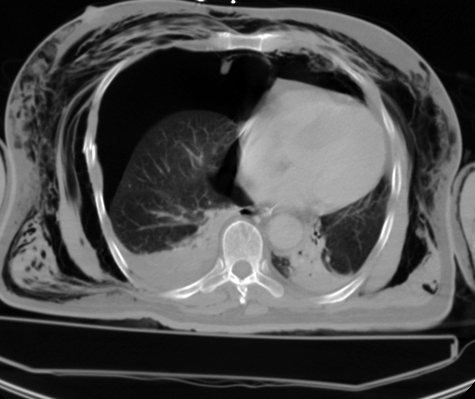
%> input picture sharpning tech/input_images/CT.jpg, 475 x 399 px; its folder holds only this picture in this run
$ octave unsharp_code2.m   (GNU Octave 9; MATLAB toolbox functions it lacks are replaced by stand-ins)
%> lines starting %> are read from the running program, lines starting %| are printed output that depends on the picture
clear all
close all
path_directory='C:\Users\shubham sharma\Desktop\sharpning tech\input_images\';
original_files=dir([path_directory '/*.jpg']);
ImageFolder='C:\Users\shubham sharma\Desktop\sharpning tech\unsharp_code2_output_images\';
%working Fine

for k=1:length(original_files)
    filename=[path_directory '/' original_files(k).name];
    I=imread(filename);
%> I is the input picture: size 399x475 uint8; min 0, max 255, mean 77.6
    figure;
    subplot(221)
    imshow(I)
    title('Original Image')

    %Gaussian Low pass Filter
    Lp=1/9*[1 1 1 ; 1 1 1; 1 1 1];

    I1=imfilter(I,Lp);
    subplot(222)
    imshow(I1)
    title('Image after Low Pass Filtering')

    % Edge Detection(High pass filtering)
    I2=I-I1;
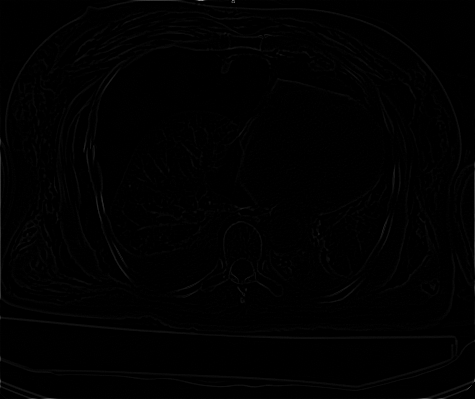
%> I2: size 399x475 uint8; min 0, max 143, mean 1.3
    subplot(223)
    imshow(I2)
    title('High pass filtering')

    % Unsharp masking
    lambda=3;
    I3=I+lambda*I2;
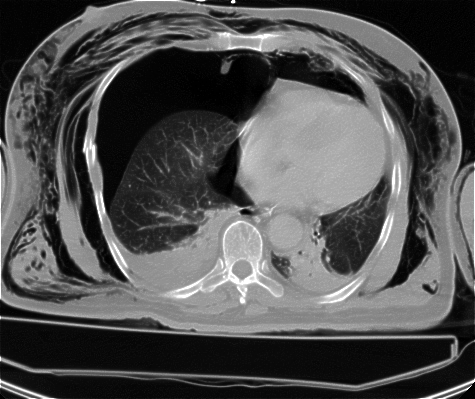
%> I3: size 399x475 uint8; min 0, max 255, mean 81.3

    subplot(224)
    imshow(I3)
    title('Unsharp Masking')

    figure;
    %figure(2)
    subplot(131)
    imshow(I)
    title('Original Image')

    %Laplacian
    L=[1 1 1;1 -8 1; 1 1 1  ];

    %Laplacian Edge Detection
    I4=imfilter(I,L);
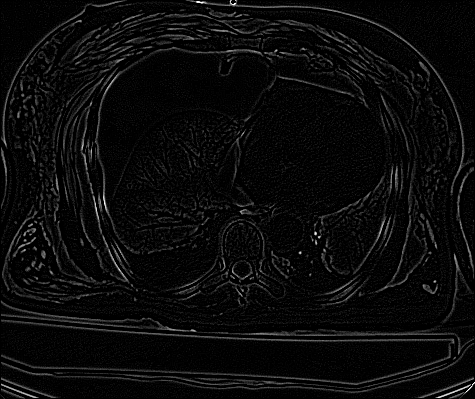
%> I4: size 399x475 uint8; min 0, max 255, mean 10.8
    subplot(132)
    imshow(I4)
    title('Laplacian Edge Detection')

    % Unsharp masking
    lambda=0.3;
    I5=I+lambda*I4;
    subplot(133)
    imshow(I5)
    title('Unsharp Masking')
    name=['folder' num2str(k)];%new folder name
    mkdir('C:\Users\shubham sharma\Desktop\sharpning tech\unsharp_code2_output_images',name);%create new folder
    for i=1:5


    baseFileName = sprintf('Image #%d.jpg', i);
%     ImageFolder='C:\Users\shubham sharma\Desktop\sharpning tech\unsharp_code2_output_images';

    fullFileName = fullfile(ImageFolder,name, baseFileName);
    if i==1
        imwrite(I1, fullFileName);
    elseif i==2
        imwrite(I2, fullFileName);
    elseif i==3
        imwrite(I3, fullFileName);
    elseif i==4
        imwrite(I4, fullFileName);
    elseif i==5
        imwrite(I5, fullFileName);
    end
    end


end;

$ run again, on sharpning tech/input_images/lionCrop.jpg
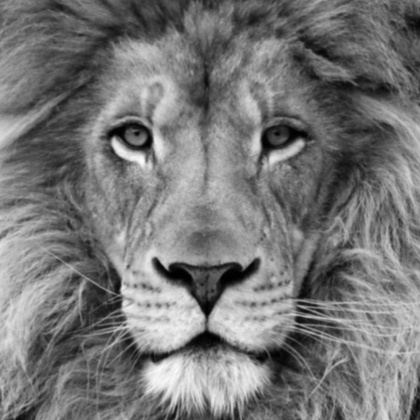
%> input picture sharpning tech/input_images/lionCrop.jpg, 420 x 420 px, shrunk from 601 x 601 before the run
%> I is the input picture: size 420x420x3 uint8; min 0, max 255, mean 118.4
%> `I2=I-I1;`:
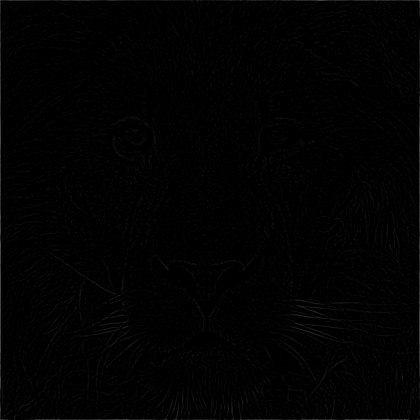
%> I2: size 420x420x3 uint8; min 0, max 80, mean 2
%> `I4=imfilter(I,L);`:
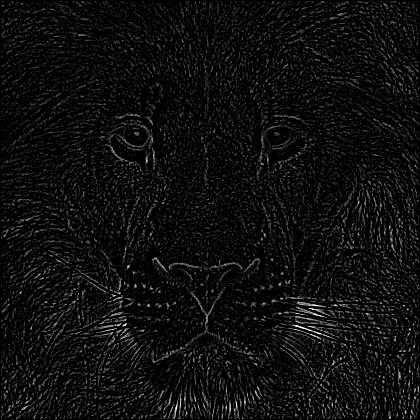
%> I4: size 420x420x3 uint8; min 0, max 255, mean 14.3
